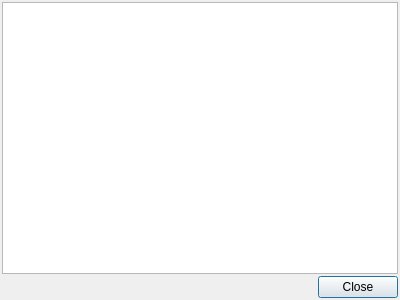
<?xml version="1.0" encoding="UTF-8"?>
<ui version="4.0">
 <class>DlgReporte</class>
 <widget class="QDialog" name="DlgReporte">
  <property name="geometry">
   <rect>
    <x>0</x>
    <y>0</y>
    <width>400</width>
    <height>300</height>
   </rect>
  </property>
  <property name="windowTitle">
   <string>Dialog</string>
  </property>
  <layout class="QVBoxLayout" name="verticalLayout">
   <property name="spacing">
    <number>2</number>
   </property>
   <property name="leftMargin">
    <number>2</number>
   </property>
   <property name="topMargin">
    <number>2</number>
   </property>
   <property name="rightMargin">
    <number>2</number>
   </property>
   <property name="bottomMargin">
    <number>2</number>
   </property>
   <item>
    <widget class="QTextEdit" name="txtReporte"/>
   </item>
   <item>
    <widget class="QDialogButtonBox" name="buttonBox">
     <property name="orientation">
      <enum>Qt::Horizontal</enum>
     </property>
     <property name="standardButtons">
      <set>QDialogButtonBox::Close</set>
     </property>
    </widget>
   </item>
  </layout>
 </widget>
 <resources/>
 <connections>
  <connection>
   <sender>buttonBox</sender>
   <signal>accepted()</signal>
   <receiver>DlgReporte</receiver>
   <slot>accept()</slot>
   <hints>
    <hint type="sourcelabel">
     <x>248</x>
     <y>254</y>
    </hint>
    <hint type="destinationlabel">
     <x>157</x>
     <y>274</y>
    </hint>
   </hints>
  </connection>
  <connection>
   <sender>buttonBox</sender>
   <signal>rejected()</signal>
   <receiver>DlgReporte</receiver>
   <slot>reject()</slot>
   <hints>
    <hint type="sourcelabel">
     <x>316</x>
     <y>260</y>
    </hint>
    <hint type="destinationlabel">
     <x>286</x>
     <y>274</y>
    </hint>
   </hints>
  </connection>
 </connections>
</ui>
